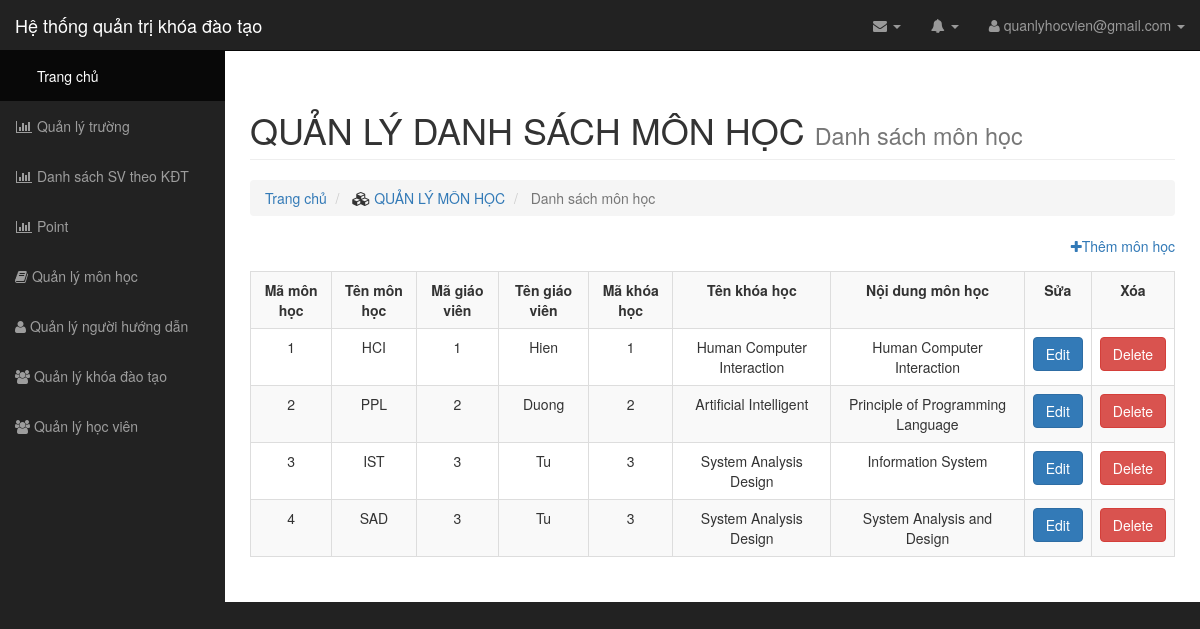
Page /teamplate/list/list_monhoc.php on the earlier database version.
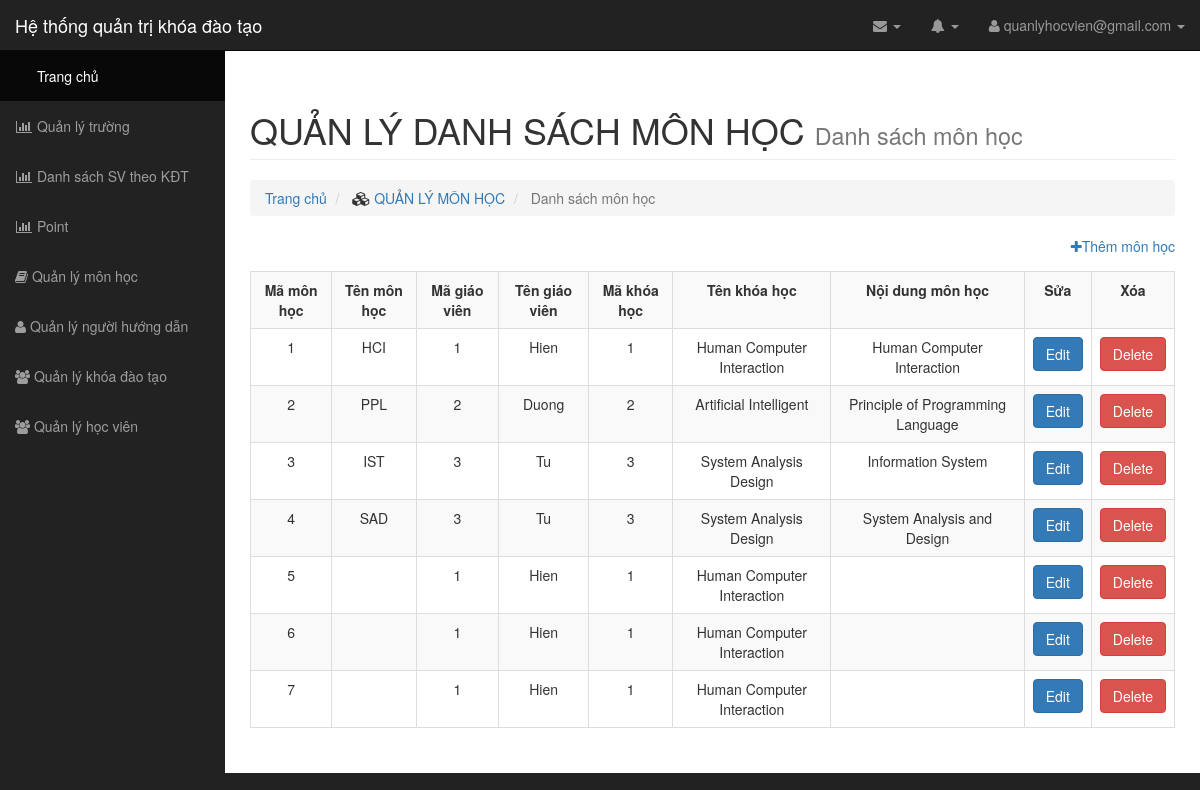
Same page on the later database version.
### tables this page shows
CREATE TABLE `subject` (
  `subject_id` int(11) NOT NULL,
  `course_id` int(11) NOT NULL,
  `tutor_id` int(11) NOT NULL,
  `subject_name` varchar(255) NOT NULL,
  `subject_content` varchar(255) NOT NULL
);

CREATE TABLE `tutor` (
  `tutor_id` int(11) NOT NULL,
  `tutor_name` varchar(255) NOT NULL,
  `tutor_phone` int(11) NOT NULL,
  `tutor_email` varchar(255) NOT NULL,
  `tutor_skype` varchar(255) NOT NULL
);

CREATE TABLE `courses` (
  `course_id` int(11) NOT NULL,
  `course_name` varchar(255) NOT NULL,
  `courses_code` varchar(255) NOT NULL,
  `date_start` date NOT NULL,
  `date_end` date NOT NULL
);

### teamplate/list/list_monhoc.php (the view, shortened to what this page needs)
<?php
	include "../connect.php";
	$qr = $conn->query("SELECT subject.*, tutor.tutor_name, courses.course_name FROM `subject`INNER JOIN tutor ON subject.tutor_id = tutor.tutor_id INNER JOIN courses ON subject.course_id = courses.course_id");
 ?>
<link rel="stylesheet" type="text/css" href="../../css/style.css">
<body>
	<div id="wrapper">
        <?php
            require_once '../../layout/menu.php';
         ?>
        <div id="page-wrapper">
            <div class="container-fluid">
		<div class="row">
            <div class="col-lg-12">
                <h1 class="page-header">
                    QUẢN LÝ DANH SÁCH MÔN HỌC
                    <small>Danh sách môn học</small>
                </h1>
                <ol class="breadcrumb">
                    <li>
                          <a href="#">Trang chủ</a>
                    </li>
                    <li>
                        <i class="fa fa-cubes"></i><a href="../list/list_monhoc.php"> QUẢN LÝ MÔN HỌC </a>
                    </li>
                    <li class="active">
                        Danh sách môn học
                    </li>
                </ol>
            </div>
        </div>
        <div class="them"><a href="../insert/insert_monhoc.php"><i class="fa fa-plus"></i>Thêm môn học</a></div>
         <div class="panel-body">
            <div class="table-responsive">
                <table class="table table-bordered table-hover table-striped">
					<tr>
						<th>Mã môn học</th>
						<th>Tên môn học</th>
						<th>Mã giáo viên</th>
						<th>Tên giáo viên</th>
						<th>Mã khóa học</th>
						<th>Tên khóa học</th>
						<th>Nội dung môn học</th>
						<th>Sửa</th>
						<th>Xóa</th>
					</tr>
					<?php
					while ($rs=mysqli_fetch_array($qr)) {
						?>
						<tr>
							<td>
								<?=  $rs['subject_id'] ?>
							</td>
							<td>
								<?=  $rs['subject_name'] ?>
							</td>
							<td>
								<?=  $rs['tutor_id'] ?>
							</td>
							<td>
								<?=  $rs['tutor_name'] ?>
							</td>
							<td>
								<?=  $rs['course_id'] ?>
							</td>
							<td>
								<?=  $rs['course_name'] ?>
							</td>
							<td>
								<?=  $rs['subject_content'] ?>
							</td>
							<td>
							   <a class='btn btn-primary' href='../update/update_monhoc.php?subject_id=<?=  $rs['subject_id'] ?>'> Edit</a>
							</td>
							<td>
								<a class='btn btn-danger' href='../delete/delete_monhoc.php?subject_id=<?= $rs["subject_id"] ?>' onclick='return checkDelete()'>Delete</a>
							</td>
					<?php } ?>
				</table>
			</div>
		</div>
	</div>
</div>

### layout/menu.php (shortened to what this page needs)
<nav class="navbar navbar-inverse navbar-fixed-top" role="navigation">
    <div class="navbar-header">
        <a class="navbar-brand" href="http://localhost:8080/quanlyhocvien/admin/index/index.php">Hệ thống quản trị khóa đào tạo</a>
    </div>
    <ul class="nav navbar-right top-nav">
        <li class="dropdown">
            <a href="#" class="dropdown-toggle" data-toggle="dropdown"><i class="fa fa-envelope"></i> <b class="caret"></b></a>
        </li>
        <li class="dropdown">
            <a href="#" class="dropdown-toggle" data-toggle="dropdown"><i class="fa fa-bell"></i> <b class="caret"></b></a>
        </li>
        <li class="dropdown">
            <a href="#" class="dropdown-toggle" data-toggle="dropdown"><i class="fa fa-user"></i> quanlyhocvien@gmail.com <b class="caret"></b></a>
        </li>
    </ul>
    <div class="collapse navbar-collapse navbar-ex1-collapse">
        <ul class="nav navbar-nav side-nav">
            <li class="active">
                <a href="../../teamplate/index/index.php"><i class="fa fa-fw fa-Trang chủ"></i> Trang chủ</a>
            </li>
             <li>
                <a href="../../teamplate/list/list_school.php"><i class="fa fa-fw fa-bar-chart-o"></i> Quản lý trường</a>
            </li>
            <li>
                <a href="../../teamplate/list/list.php"><i class="fa fa-fw fa-bar-chart-o"></i> Danh sách SV theo KĐT</a>
            </li>
            <li>
                <a href="../list/register.php"><i class="fa fa-fw fa-bar-chart-o"></i> Point</a>
            </li>
            <li>
                <a href="/quanlyhocvien/admin/teamplate/list/list_monhoc.php" ><i class="fa fa-book"></i> Quản lý môn học </i></a>
            </li>
           <li>
                <a href="/quanlyhocvien/admin/teamplate/list/list_giaovien.php" ><i class="fa fa-user"></i> Quản lý người hướng dẫn </i></a>
            </li>
            <li>
                <a href="../list/list_khoadaotao.php"><i class="fa fa-users" aria-hidden="true"></i> Quản lý khóa đào tạo</a>
            </li>
             <li>
                <a href="../../teamplate/list/list_hocvien.php"><i class="fa fa-users" aria-hidden="true"></i> Quản lý học viên</a>
            </li>
        </ul>
    </div>
</nav>

### css/sb-admin.css (style rules this page uses)
body { margin-top: 100px; background-color: #222; }
@media (min-width:768px) { body { margin-top: 50px; } }
#wrapper { padding-left: 0; }
#page-wrapper { width: 100%; padding: 0; background-color: #fff; }
@media (min-width:768px) { #wrapper { padding-left: 225px; } }
@media (min-width:768px) { #page-wrapper { padding: 10px; } }
.top-nav { padding: 0 15px; }
.top-nav>li { display: inline-block; float: left; }
.top-nav>li>a { padding-top: 15px; padding-bottom: 15px; line-height: 20px; color: #999; }
@media (min-width:768px) { .side-nav { position: fixed; top: 51px; left: 225px; width: 225px; margin-left: -225px; border: none; border-radius: 0; overflow-y: auto; background-color: #222; bottom: 0; overflow-x: hidden; padding-bottom: 40px; } }
@media (min-width:768px) { .side-nav>li>a { width: 225px; } }

### css/style.css (style rules this page uses)
.row { padding-top: 10px; }
.table tr th { text-align: center; }
.table tr td { text-align: center; }
.them { text-align: right }
.panel-body { padding: 15px 0; }

Differences in the rows shown:
added subject: subject_id "5", tutor "1", tutor.tutor_name "Hien", course "1", course.course_name "Human Computer Interaction"
added subject: subject_id "6", tutor "1", tutor.tutor_name "Hien", course "1", course.course_name "Human Computer Interaction"
added subject: subject_id "7", tutor "1", tutor.tutor_name "Hien", course "1", course.course_name "Human Computer Interaction"
